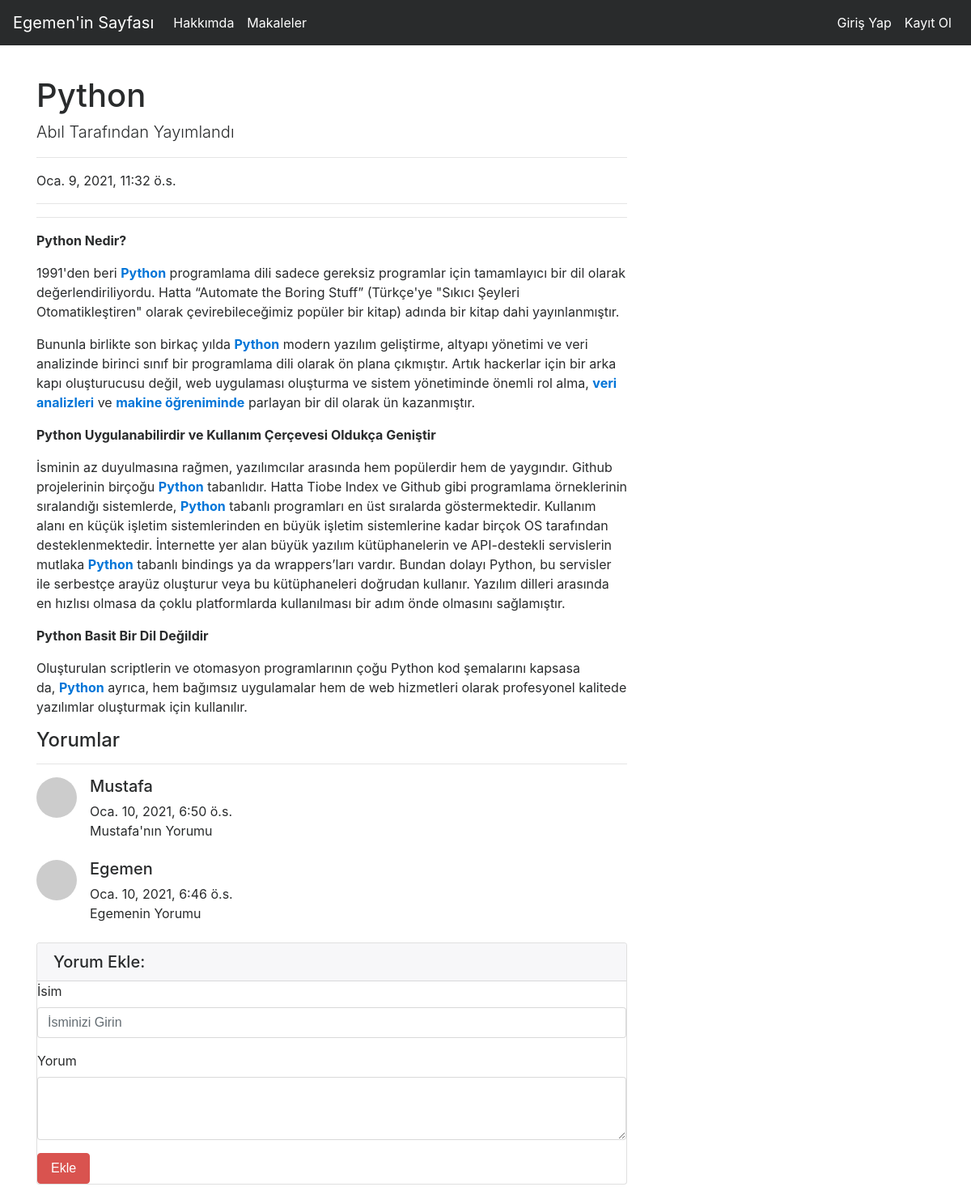
Page /articles/article/12 on the committed database.
### article/models.py (models this page shows, shortened)
class Article(models.Model):
    author = models.ForeignKey("auth.User",on_delete = models.CASCADE,verbose_name="Yazar")
    title = models.CharField(max_length= 50,verbose_name="Başlık")
    content = RichTextField(verbose_name="İçerik")
    created_date = models.DateTimeField(auto_now_add=True,verbose_name="Oluşturma Tarihi")
    article_image = models.FileField(blank = True,null = True,verbose_name = "Makaleye Resim Ekleyin")
    class Meta():
        ordering = ['-created_date']

class Comment(models.Model):
    article = models.ForeignKey(Article,on_delete = models.CASCADE,verbose_name = "Makale",related_name="comments")
    comment_author = models.CharField(max_length=50,verbose_name="İsim")
    comment_content = models.CharField(max_length=50,verbose_name="Yorum")
    comment_date = models.DateTimeField(auto_now_add=True)
    class Meta():
        ordering = ['-comment_date']

### article/views.py (the view)
# urls.py: path("article/<int:id>",views.detail,name = "detail"),
def detail(request,id):
    article = get_object_or_404(Article,id = id)
    comments = article.comments.all()
    return render(request,"detail.html",{"article":article,"comments":comments})

### templates/detail.html (shortened to what this page needs)
{% extends "layout.html" %}
{% block body %}
<div class="row">
      <div class="col-lg-8">
        <h1 class="mt-4">{{article.title}}</h1>
        <p class="lead">
          {{article.author.username}} Tarafından Yayımlandı
        </p>
        <hr>
        <p>{{article.created_date}}</p>
        <hr>
        <hr>
        <p class="lead">
            {{article.content|safe}}
        </p>
        <h4>Yorumlar</h4>
        <hr>
        {% if comments %}
        {% for comment in comments %}
          <div class="media mb-4">
          <img class="d-flex mr-3 rounded-circle" src="http://placehold.it/50x50" alt="">
          <div class="media-body">
            <h5 class="mt-0">{{comment.comment_author}}</h5>
            {{comment.comment_date}}
            <br>
            {{comment.comment_content}}
          </div>
          </div>
        {% endfor %}
        {% else %}
        <div class = "alert alert-warning">Bu makaleye ait yorum bulunamadı</div>
        {% endif %}
        <div class="card my-4">
          <h5 class="card-header">Yorum Ekle:</h5>
          <div class="card-body">
            <form method = "POST" action = "{% url 'article:comment' article.id %}">
              <div class="form-group">
                  <label for="formGroupExampleInput">İsim</label>
                  <input name = "comment_author" type="text" class="form-control" id="formGroupExampleInput" placeholder="İsminizi Girin">
              </div>
              <div class="form-group">
                <label for="formGroupExampleInput">Yorum</label>
                <textarea name = "comment_content" class="form-control" rows="3"></textarea>
              </div>
              <button type="submit" class="btn btn-danger">Ekle</button>
            </form>
          </div>
        </div>
        </div>
      </div>
{% endblock body %}

### rows in the picture
Article: title "Python", author.username "Abıl", created_date "Oca. 9, 2021, 11:32 ö.s.", content "Python Nedir? 1991'den beri Python programlama dili sadece gereksiz programlar için tamamlayıcı bir dil olarak değerlendiriliyordu. Hatta “Automate the Boring Stuff” (Türkçe'ye \"Sıkıcı Şeyleri Otomatikleştiren\" olarak çevirebileceğimiz popüler bir kitap) adında bir kitap dahi yayınlanmıştır. Bununla birlikte son birkaç yılda Python modern yazılım geliştirme, altyapı yönetimi ve veri analizinde birinci sınıf bir programlama dili olarak ön plana çıkmıştır. Artık hackerlar için bir arka kapı oluşturucusu değil, web uygulaması oluşturma ve sistem yönetiminde önemli rol alma, veri analizleri ve makine öğreniminde parlayan bir dil olarak ün kazanmıştır. Python Uygulanabilirdir ve Kullanım…"
Comment: comment_author "Mustafa", comment_date "Oca. 10, 2021, 6:50 ö.s.", comment_content "Mustafa'nın Yorumu"
Comment: comment_author "Egemen", comment_date "Oca. 10, 2021, 6:46 ö.s.", comment_content "Egemenin Yorumu"
